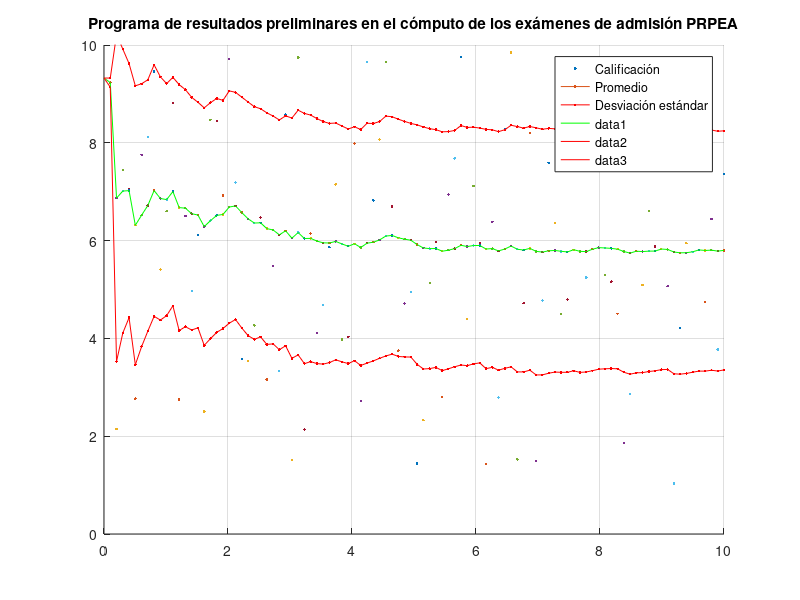

MATLAB code for this plot:
% Carlos López Roa
% Programa para obtener la desviación estándar y el promedio instante por
% instante, tiene la novedad de graficar bonito.
% 5/03/11

%% Calificaciones de monos
x=100; c=randi([1,9],x,1)+rand(x,1); c_=zeros(x,1); sigma=zeros(x,1); xi=linspace(0,10,x);
%% for plot suck
close all
c_(1)=c(1); 
figure(1)
axis([0 10 0 10])
grid on
title 'Programa de resultados preliminares en el cómputo de los exámenes de admisión PRPEA'
hold on
for n=2:x
    c_(n)=((n-1)*c_(n-1)+c(n))/(n);
    %sigma(n)=sqrt(((n-1)/(n))*(sigma(n-1)^2+c_(n-1)^2)+(c(n)^2/n)-c_(n)^2);
     sigma(n)=sqrt(((n-1)/(n))*(sigma(n-1)^2+c_(n-1)^2)+((c(n)^2)/n)-c_(n)^2);
    plot(xi(n),c(n),'.',xi(n),c_(n),xi(n),c_(n)+sigma(n),'r',xi(n),c_(n)-sigma(n),'r')
    pause (0.2)
    hold on   
end
legend ('Calificación','Promedio','Desviación estándar')
plot(xi,c_,'g',xi,c_+sigma,'r',xi,c_-sigma,'r')
an=[c c_ sigma]